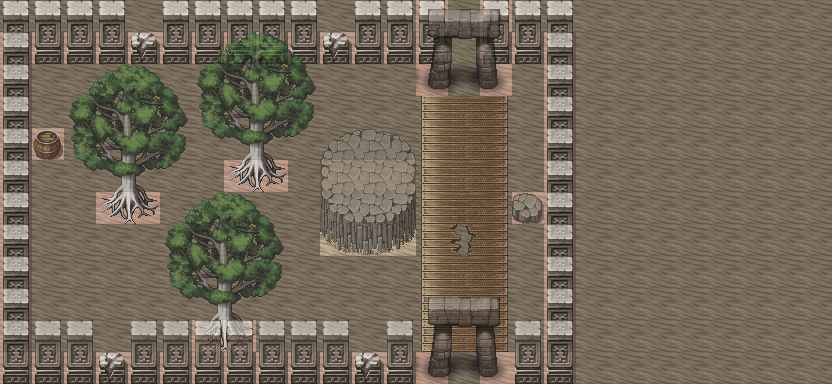

This is a level from a 2D game, rendered from its Tiled map with the project's own tilesets. A one-line summary and the map file follow, with tile-layer data summarised:
An orthogonal 26x12 tile map with 32x32 px tiles, 4 tile layers (Collision, Terrain, Static object back, Static object front), 2 tilesets and 2 objects.

<map version="1.0" orientation="orthogonal" width="26" height="12" tilewidth="32" tileheight="32">
 <tileset firstgid="1" name="Collision" tilewidth="32" tileheight="32">
  <image source="CollisionTiles32.png" width="96" height="32" />
 </tileset>
 <tileset firstgid="4" name="Ciudad Enigma" tilewidth="32" tileheight="32">
  <image source="ciudad_enigma.png" width="256" height="1660" />
 </tileset>
 <layer name="Collision" width="26" height="12" opacity="0.76">
  <data>[312 cells, 73 non-empty, 1 distinct tile ids]</data>
 </layer>
 <layer name="Terrain" width="26" height="12" opacity="0.68">
  <data>[312 cells, 312 non-empty, 2 distinct tile ids]</data>
 </layer>
 <layer name="Static object back" width="26" height="12" opacity="0.84">
  <data>[312 cells, 113 non-empty, 22 distinct tile ids]</data>
 </layer>
 <layer name="Static object front" width="26" height="12" opacity="0.69">
  <data>[312 cells, 97 non-empty, 29 distinct tile ids]</data>
 </layer>
 <objectgroup color="#ffff00" name="Warp" width="26" height="12">
  <object x="450" y="364" width="28" height="8">
   <properties>
    <property name="Direction" value="1" />
    <property name="Lua script" value="empty" />
    <property name="x" value="300" />
    <property name="y" value="350" />
   </properties>
  </object>
  <object x="452" y="75" width="25" height="5">
   <properties>
    <property name="Direction" value="1" />
    <property name="Lua script" value="scripts/level02.lua" />
    <property name="x" value="170" />
    <property name="y" value="740" />
   </properties>
  </object>
 </objectgroup>
</map>
